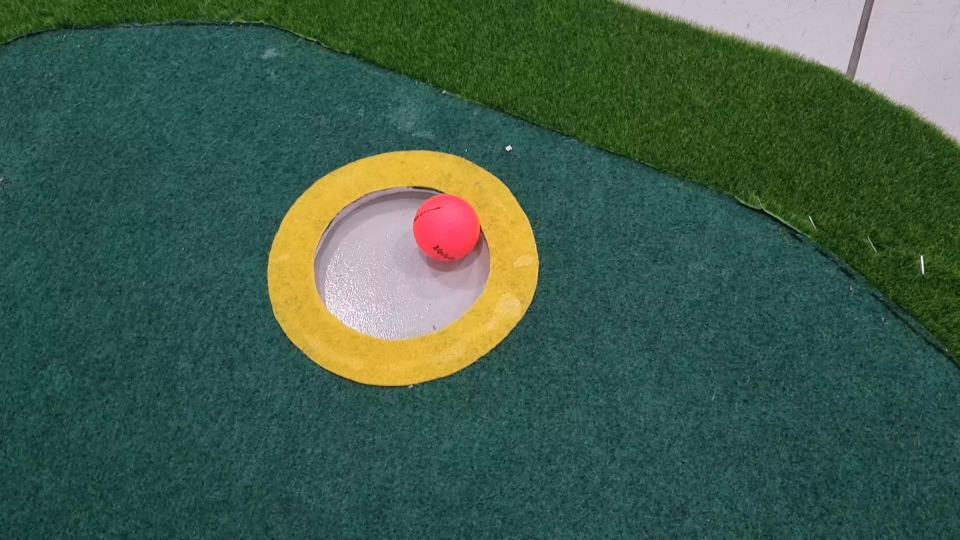
#> input picture frame 43 of flagg.mp4, 1920 x 1080 px, given in place of flagONLY.h264, which was not available (shown at 1/2 size)
$ python pointObjectdetect.py
#> lines starting #> are read from the running program, lines starting #| are printed output that depends on the picture; after the words box and inside, x2 and y2 are one past the last pixel; in counts of white or black regions, pixels touching at a corner belong together; pictures that were not available may be replaced by others from this repository, and a replacement may not be noted
import cv2
import numpy as np

# 두 꼭짓점 간의 거리를 계산하는 함수
def calculate_distance(point1, point2):
    return np.sqrt((point1[0] - point2[0])**2 + (point1[1] - point2[1])**2)

# 두 점을 합치는 함수
def merge_points(points):
    if not points:
        return []

    merged_point = np.mean(points, axis=0, dtype=np.int32)
    return [merged_point]

# 비디오 캡처를 초기화합니다.
cap = cv2.VideoCapture('imgs/flagONLY.h264')  # 비디오 파일 경로 설정
# cap = cv2.VideoCapture('imgs/arrowONLY.h264')  # 비디오 파일 경로 설정

while True:
    # 프레임을 읽어옵니다.
    ret, frame = cap.read()
#> frame is the input picture: shape (1080, 1920, 3); mean B, G, R 74.5, 91.6, 63.4
    if not ret:
        break

    # 노란색 물체를 감지합니다.
    lower_yellow = np.array([23, 43, 196])
    upper_yellow = np.array([41, 255, 255])
    hsv = cv2.cvtColor(frame, cv2.COLOR_BGR2HSV)
#> hsv: shape (1080, 1920, 3); mean H, S, V 80.8, 132.9, 96.2
    mask = cv2.inRange(hsv, lower_yellow, upper_yellow)
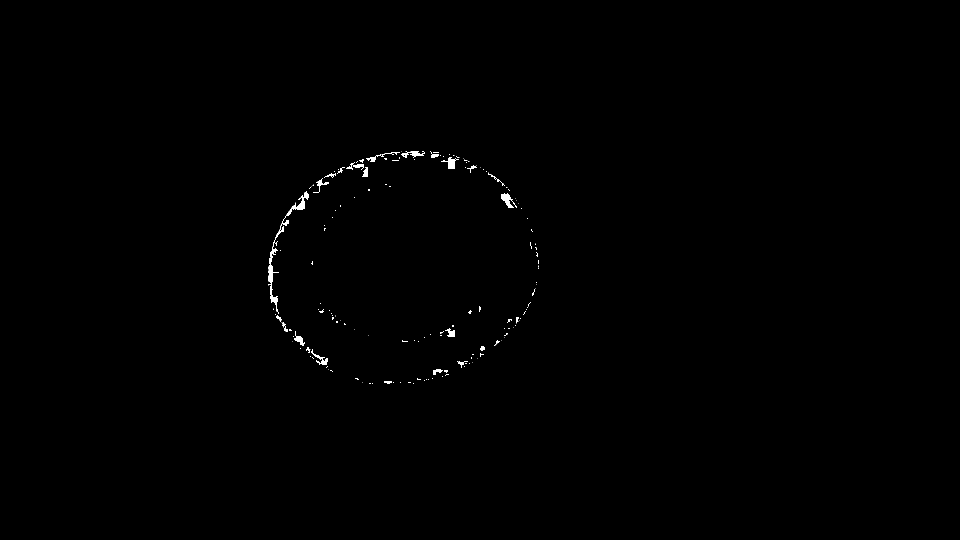
#> mask: shape (1080, 1920) (shown at 1/2 size); 0.33% white; 162 white regions (118 under 20 px), largest, box (x1, y1, x2, y2) and area: (536, 382, 618, 613) 1724, (1002, 386, 1034, 416) 440, (882, 314, 918, 338) 360
    kernel = np.ones((3,3), 'uint8')

    mask = cv2.morphologyEx(mask, cv2.MORPH_OPEN, kernel, iterations=3)
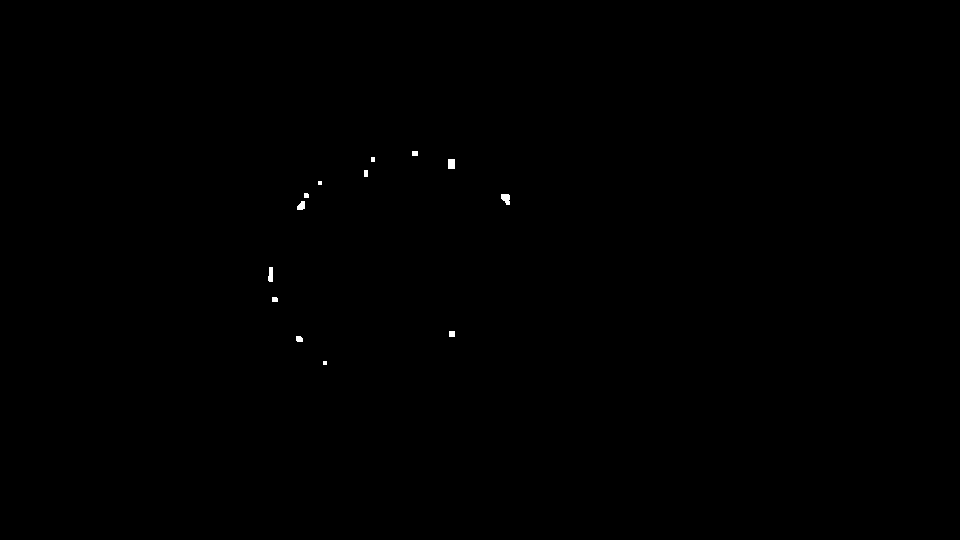
#> mask: shape (1080, 1920) (shown at 1/2 size); 0.1% white; 13 white regions

    # 노란색 물체의 컨투어를 찾습니다.
    contours, _ = cv2.findContours(mask, cv2.RETR_EXTERNAL, cv2.CHAIN_APPROX_SIMPLE)
#> contours = 13 contours; largest, box (x1, y1, x2, y2) and area: (1002, 388, 1020, 410) 266, (896, 318, 910, 338) 247, (536, 534, 546, 564) 222, (594, 402, 610, 420) 194, (592, 672, 606, 684) 128

    objects = []  # 물체의 정보를 저장할 리스트

    for contour in contours:
        # 근사정확도 지수(외곽선 길이에 비례하게 설정)
        epsilon = 0.06 * cv2.arcLength(contour, True)

        # 컨투어 근사화
        approx = cv2.approxPolyDP(contour, epsilon, True)

        # 꼭짓점 수 계산
        vertices = len(approx)

        # 꼭짓점 수가 3개 이상이고 10개 이하이며, 넓이가 1000 이상인 경우만 표시
        if 3 <= vertices and cv2.contourArea(contour) >= 500:
            # 컨투어를 그리기 위한 직사각형을 생성합니다.
            x, y, w, h = cv2.boundingRect(approx)

            # 물체 정보를 저장
            objects.append({
                'x': x,
                'y': y,
                'vertices': vertices,
                'contour': approx,
            })
#> this loop made 13 passes
#> (epsilon, approx) on passes 1 to 11: (1.56, [[647, 722], [647, 729], [653, 729], [653, 722]]), (2.77, [[592, 672], [594, 683], [605, 683], [601, 672]]), (2.64, [[898, 662], [898, 673], [909, 673], [909, 662]]), (2.33, [[544, 594], [544, 602], [555, 603], [553, 594]]), (4.49, [[538, 534], [536, 561], [545, 563], [545, 534]]), (3.66, [[609, 402], [602, 402], [594, 419], [609, 417]]), (4.55, [[1002, 388], [1002, 397], [1019, 409], [1019, 390]]), (2.12, [[608, 386], [608, 395], [617, 395], [617, 388]]), (1.68, [[636, 362], [636, 369], [643, 369], [643, 362]]), (2.4, [[728, 340], [728, 353], [735, 353], [735, 340]]), (3.84, [[896, 318], [896, 337], [909, 337], [909, 318]])
#> after the loop, objects = []

    # 물체들을 y 좌표를 기준으로 내림차순 정렬
    objects.sort(key=lambda obj: obj['y'], reverse=True)

    # 물체 중에서 높은 물체만 "Flag"로 표시하고 그리기
    for obj in objects:
        if obj['vertices'] < 7:
            text = 'Flag'
            cv2.drawContours(frame, [obj['contour']], 0, (0, 255, 0), 2)
        else:
            text = 'Arrow'
            cv2.drawContours(frame, [obj['contour']], 0, (0, 0, 255), 2)

        cv2.putText(frame, text, (obj['x'], obj['y'] - 10), cv2.FONT_HERSHEY_SIMPLEX, 0.5, (0, 255, 0), 2)

        # 각 객체의 꼭짓점 수를 텍스트로 표시
        cv2.putText(frame, f'Vertices: {obj["vertices"]}', (obj['x'], obj['y'] + 10), cv2.FONT_HERSHEY_SIMPLEX, 0.5, (0, 255, 0), 2)
#> this loop made 0 passes

    # 결과를 표시합니다.
    cv2.imshow('Video', frame)

    # 종료 키 (q)를 누르면 루프를 종료합니다.
    if cv2.waitKey(1) & 0xFF == ord('q'):
#> (key q is pressed here)
        break

# 비디오 캡처를 해제하고 창을 닫습니다.
cap.release()
cv2.destroyAllWindows()

$ run again, starting later in the video
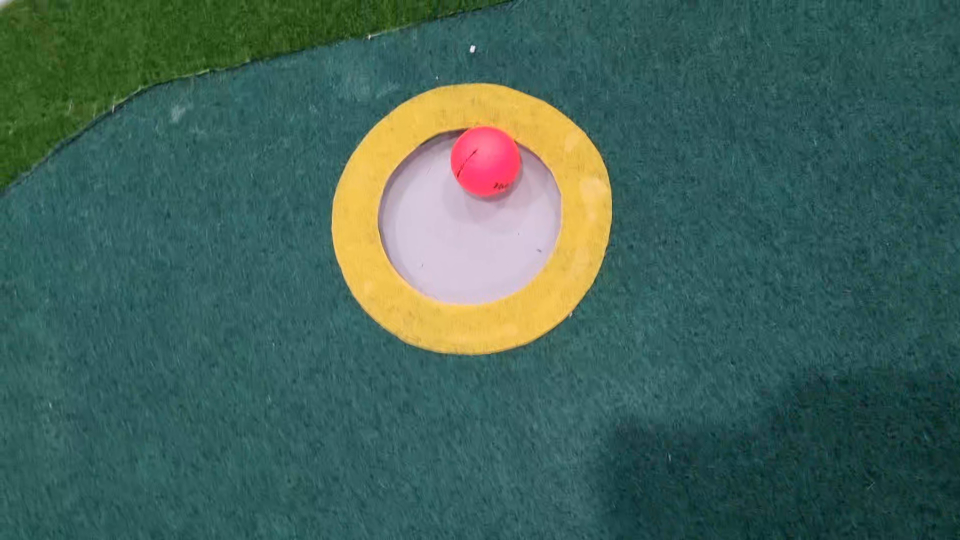
#> input picture frame 348 of flagg.mp4, 1920 x 1080 px, given in place of flagONLY.h264, which was not available (shown at 1/2 size)
#> frame is the input picture: shape (1080, 1920, 3); mean B, G, R 89.4, 98.9, 67.1
#> hsv: shape (1080, 1920, 3); mean H, S, V 85.4, 126.6, 105
#> `mask = cv2.inRange(hsv, lower_yellow, upper_yellow)`:
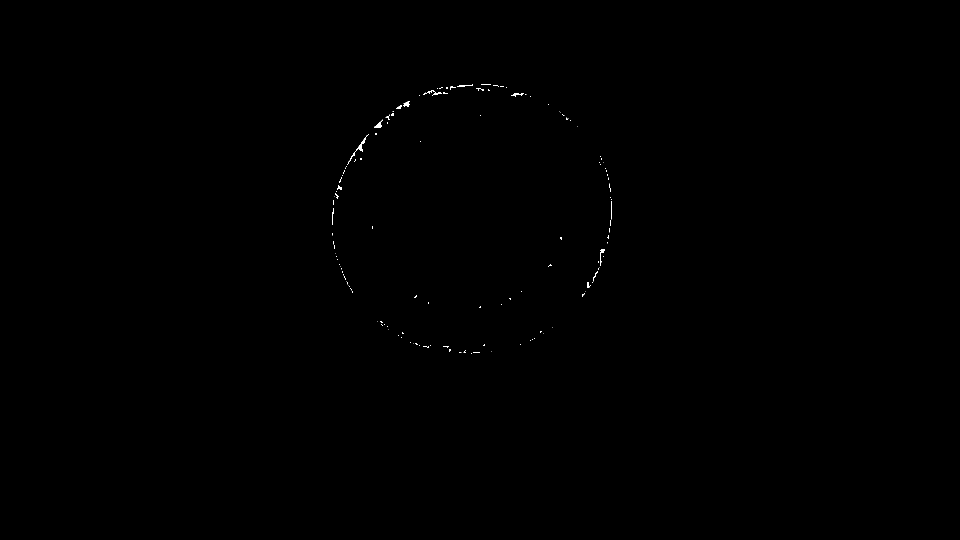
#> mask: shape (1080, 1920) (shown at 1/2 size); 0.11% white; 133 white regions (102 under 20 px), largest, box (x1, y1, x2, y2) and area: (694, 268, 738, 330) 260, (846, 180, 884, 192) 143, (748, 239, 766, 256) 125
#> contours = 2 contours; box (x1, y1, x2, y2) and area: (754, 248, 762, 256) 49, (811, 205, 818, 212) 36
#> the loop `for contour in contours:` made 2 passes
#> (epsilon, approx, vertices) on passes 1 to 2: (1.68, [[754, 248], [754, 255], [761, 255], [761, 248]], 4), (1.44, [[811, 205], [811, 211], [817, 211], [817, 205]], 4)
#> after the loop `for contour in contours:`: objects = []
